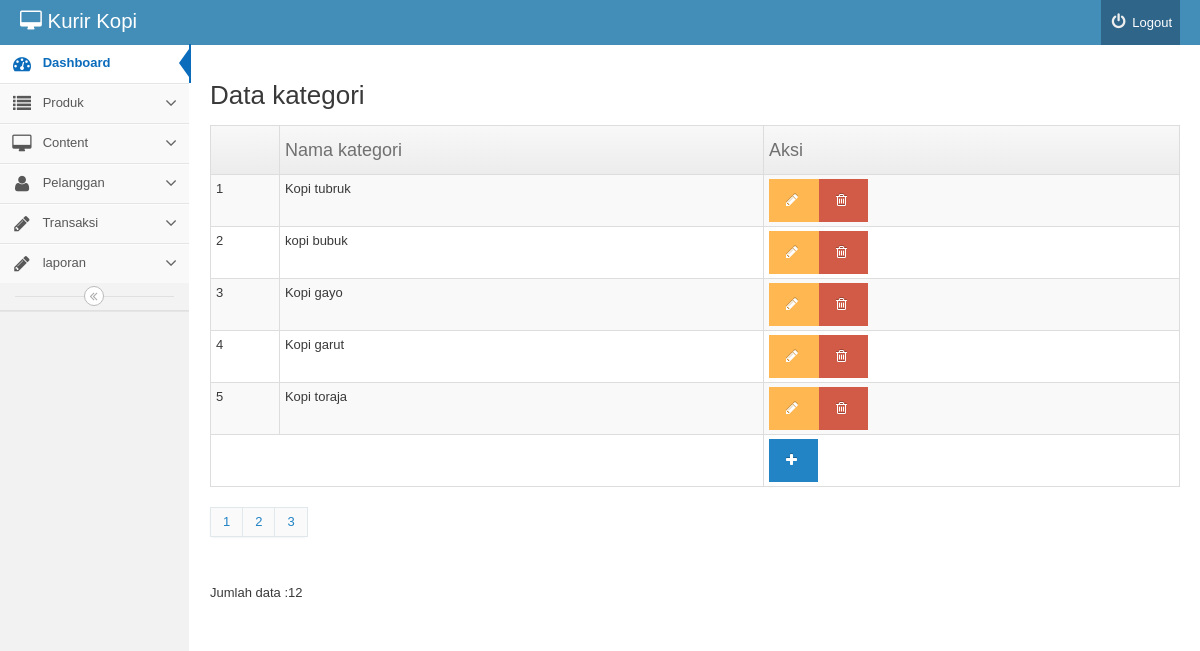
Screenshot of /backend/index.php?mod=kategori&pg=kategori_view (signed in) with the database file from the repository.
### tables this page shows
CREATE TABLE IF NOT EXISTS `kategori` (
  `idkategori` int(11) NOT NULL,
  `nama_kategori` varchar(40) NOT NULL
);

### backend/kategori/kategori_view.php (the view, shortened to what this page needs)
	<h2 id="headings"> Data kategori</h2>
	<table  class="table table-striped table-bordered table-condensed">
		<thead>
		<th><td><h4>Nama kategori </h4></td><td><h4>Aksi</h4></td></th>
		</thead>
		<tbody>
		<?php
	$batas=5;
$halaman=$_GET['halaman'];
$posisi=null;
if(empty($halaman)){
	$posisi=0;
}else{
	$posisi=($halaman-1)* $batas;
}
$query="SELECT * from kategori limit $posisi,$batas ";
$result=mysql_query($query) or die(mysql_error());
$no=1;
while($rows=mysql_fetch_object($result)){
		?>
		<tr>
			<td><?php echo $posisi+$no
			?></td>
			<td><?php echo $rows -> nama_kategori; ?></td>
			<td><a href="index.php?mod=kategori&pg=kategori_form&id=<?= $rows -> idkategori; ?>"
				 class='btn btn-warning'><i class="icon-pencil"></i></a><a href="index.php?mod=kategori&pg=kategori_view&act=del&id=<?= $rows -> idkategori; ?>"
			onclick="return confirm('Yakin data akan dihapus?') ";
			class='btn btn-danger'> <i class="icon-trash"></i></a></td>
		</tr>
		<?php $no++;
		}
	?>
		<tr>
			<td colspan='2' ></td><td><a href="index.php?mod=kategori&pg=kategori_form"
			class='btn btn-primary'	><i class="icon-plus"></i></a></td>
		</tr>
		</tbody>
	</table>
<?php
		$tampil2 = mysql_query("select idkategori from kategori");
		$jmldata = mysql_num_rows($tampil2);
		$jumlah_halaman = ceil($jmldata / $batas);
		echo "<div class='pagination'> <ul>";
		for ($i = 1; $i <= $jumlah_halaman; $i++)
			echo "<li><a href='index.php?mod=kategori&pg=kategori_view&halaman=$i'>$i</a></li>";
	?>
</ul>
</div>
<br>Jumlah data :<?= $jmldata; ?>

### rows the page displays
kategori: no "1", nama_kategori "Kopi tubruk"
kategori: no "2", nama_kategori "kopi bubuk"
kategori: no "3", nama_kategori "Kopi gayo"
kategori: no "4", nama_kategori "Kopi garut"
kategori: no "5", nama_kategori "Kopi toraja"

### other values shown
$jmldata "12"
